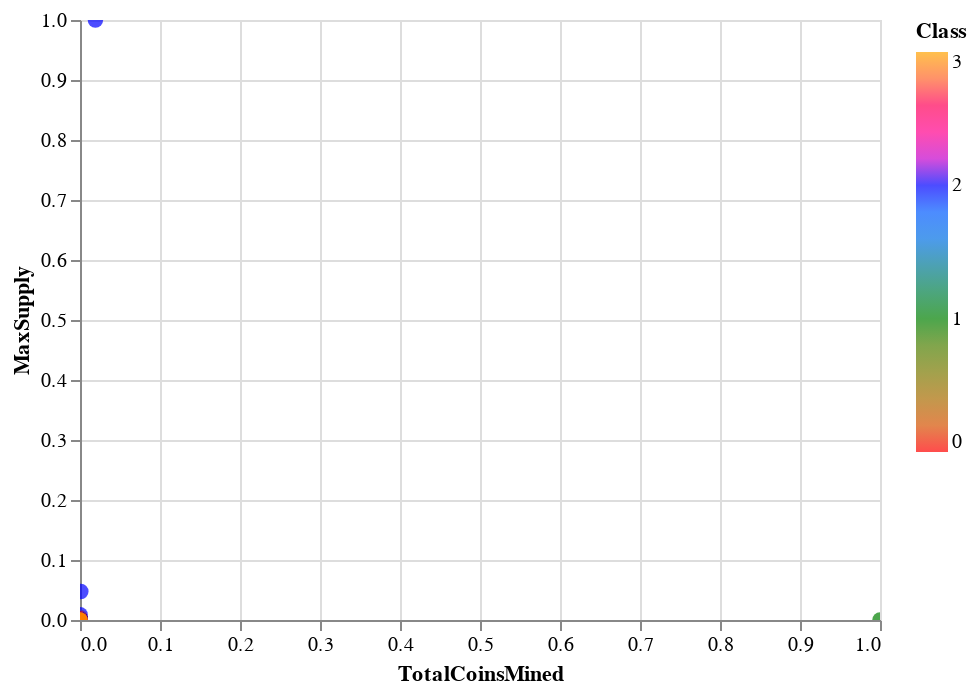

Notebook code for this chart:
### Code cell
# Plot the scatter with x="TotalCoinsMined" and y="TotalCoinSupply"
alt.Chart(plot_df).mark_circle(size=60).encode(
    x="TotalCoinsMined",
    y="MaxSupply",
    color=alt.Color(
        "Class",
        scale=alt.Scale(domain=[0, 1, 2, 3], range=["red", "green", "blue", "orange"]),
    ),
    tooltip=["CoinName", "TotalCoinsMined", "MaxSupply"],
).interactive()

### Figure 1 — Vega-Lite specification as saved in the notebook (floating-point values rounded to 4 significant figures; data arrays with more than 128 entries replaced by an {"elided": "..."} marker saying what was removed)
{"config": {"view": {"continuousWidth": 400, "continuousHeight": 300}}, "data": {"name": "data-b6e8e9da56b2eb8ea2ef972697ca6f0c"}, "mark": {"type": "circle", "size": 60}, "encoding": {"color": {"field": "Class", "scale": {"domain": [0, 1, 2, 3], "range": ["red", "green", "blue", "orange"]}, "type": "quantitative"}, "tooltip": [{"field": "CoinName", "type": "nominal"}, {"field": "TotalCoinsMined", "type": "quantitative"}, {"field": "MaxSupply", "type": "quantitative"}], "x": {"field": "TotalCoinsMined", "type": "quantitative"}, "y": {"field": "MaxSupply", "type": "quantitative"}}, "selection": {"selector002": {"type": "interval", "bind": "scales", "encodings": ["x", "y"]}}, "$schema": "https://vega.github.io/schema/vega-lite/v4.17.0.json", "datasets": {"data-b6e8e9da56b2eb8ea2ef972697ca6f0c": {"elided": "140 records"}}}
